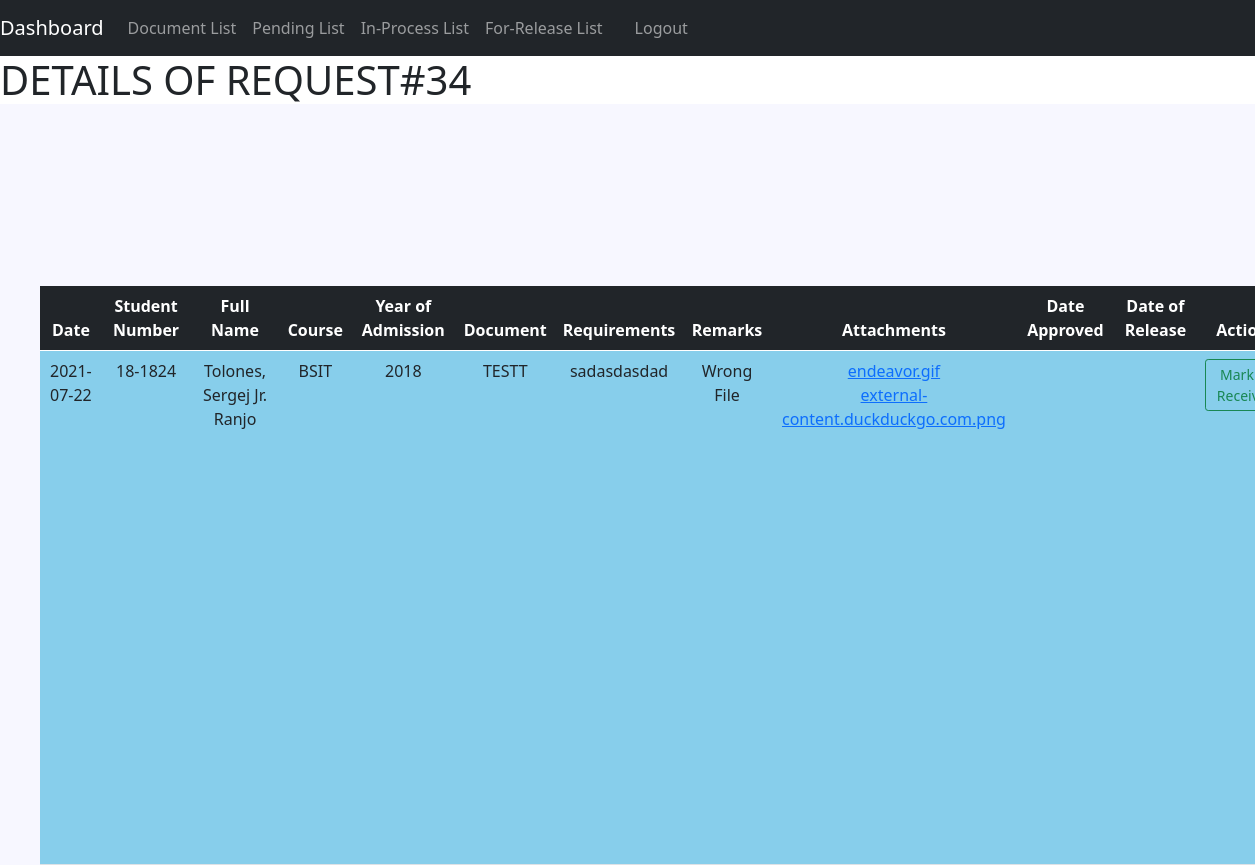
Screenshot of /optimized/public/registrar_view/view2.php?request_number=34 with the database file from the repository.
### tables this page shows
CREATE TABLE `document_request` (
  `request_number` int(12) NOT NULL,
  `student_number` varchar(10) NOT NULL,
  `document_id` int(10) NOT NULL,
  `request_date` date NOT NULL,
  `request_status` varchar(20) NOT NULL,
  `remarks` longtext DEFAULT NULL,
  `upfile` varchar(2048) DEFAULT NULL,
  `upfile_name` varchar(128) DEFAULT NULL,
  `date_approved` date DEFAULT NULL,
  `date_released` date DEFAULT NULL,
  `date_finished` date DEFAULT NULL
);

CREATE TABLE `student_info` (
  `student_number` varchar(10) NOT NULL,
  `last_name` varchar(50) NOT NULL,
  `first_name` varchar(50) NOT NULL,
  `middle_name` varchar(50) NOT NULL,
  `full_name` varchar(128) NOT NULL,
  `course` varchar(128) NOT NULL,
  `year_of_enrollment` varchar(16) NOT NULL,
  `email` varchar(128) NOT NULL
);

CREATE TABLE `documents` (
  `document_id` int(10) NOT NULL,
  `document_name` varchar(50) NOT NULL,
  `requirements` longtext NOT NULL
);

### optimized/public/registrar_view/view2.php (the view, shortened to what this page needs)
<?php
require_once "../../resource/opt2/database.php";
include_once "../../resource/opt2/header.php";
$request_get = $_GET['request_number'];
$statement = $pdo->prepare("SELECT document_request.request_number, document_request.request_date, student_info.student_number, student_info.full_name, student_info.course, student_info.year_of_enrollment, documents.document_name, documents.requirements, document_request.remarks, document_request.upfile, document_request.upfile_name, document_request.date_approved, document_request.date_released FROM document_request INNER JOIN student_info ON document_request.student_number = student_info.student_number JOIN documents ON document_request.document_id = documents.document_id WHERE document_request.request_number = :request_get");
$statement->bindValue(':request_get', $request_get);
$statement->execute();
$requests = $statement->fetchAll(PDO::FETCH_ASSOC);
?>
  </head>
  <body>
<?php include_once "../../resource/opt2/nav.php";?>
<h1>DETAILS<?php echo ' OF REQUEST#'.$request_get?></h1>
<table class="table">
  <thead class="table-dark">
    <tr>
      <th scope="col">Date</th>
      <th scope="col">Student Number</th>
      <th scope="col">Full Name</th>
      <th scope="col">Course</th>
      <th scope="col">Year of Admission</th>
      <th scope="col">Document</th>
      <th scope="col">Requirements</th>
      <th scope="col">Remarks</th>
      <th scope="col">Attachments</th>
      <th scope="col">Date Approved</th>
      <th scope="col">Date of Release</th>
      <th scope="col">Actions</th>
    </tr>
  </thead>
  <tbody>
  <?php foreach ($requests as $i => $request): ?>
      <tr>
        <td><?php echo $request['request_date']?></td>
        <td><?php echo $request['student_number']?></td>
        <td><?php echo $request['full_name']?></td>
        <td><?php echo $request['course']?></td>
        <td><?php echo $request['year_of_enrollment']?></td>
        <td><?php echo $request['document_name']?></td>
        <td><?php echo $request['requirements']?></td>
        <td>
            <?php
                if($request['remarks'] == NULL){
                    echo '<i>No Remarks</i>';
                }
                else{
                    echo $request['remarks'];
                }
            ?>
        </td>
        <td>
        <?php
            if($request['upfile'] != NULL && $request['upfile_name'] != NULL):
                $arr_name = explode(' ', $request['upfile_name']);
                for($j = 0; $j < count($arr_name); $j++):
        ?>
                <a href="<?php echo $request['upfile'].'/'.$arr_name[$j] ?>" target="_blank"><?php echo $arr_name[$j]?></a><br>
                <?php endfor;
                 else: ?>
                     <i>No Attachments</i>
                <?php
                endif ?>
        </td>
        <td><?php echo $request['date_approved']?></td>
        <td><?php echo $request['date_released']?></td>
        <td>
        <form method="post"  action="received.php">
          <button type="submit" class="btn btn-sm btn-outline-success">Mark as Received</button>
        </form>
        </td>
        </tr>
    <?php endforeach ?>
  </tbody>
</table>
</body>
</html>

### optimized/resource/CssJs/style.css (style rules this page uses)
html, body { background-color: #F7F7FF; }
table { position: absolute; width: 1825px; height: 579px; left: 40px; top: 286px; bottom: 200px; filter: drop-shadow(10px 10px 2px rgba(0, 0, 0, 0.25)); background-color: #87CEEB; text-align: center; }
tr { box-sizing: border-box; }

### rows the page displays
document_request: request_date "2021-07-22", student_info.student_number "18-1824", student_info.full_name "Tolones, Sergej Jr. Ranjo", student_info.course "BSIT", student_info.year_of_enrollment "2018", document.document_name "TESTT", document.requirements "sadasdasdad", remarks "Wrong File", upfile_name "endeavor.gif", upfile_name "external-content.duckduckgo.com.png"

### other values shown
$request_get "34"
